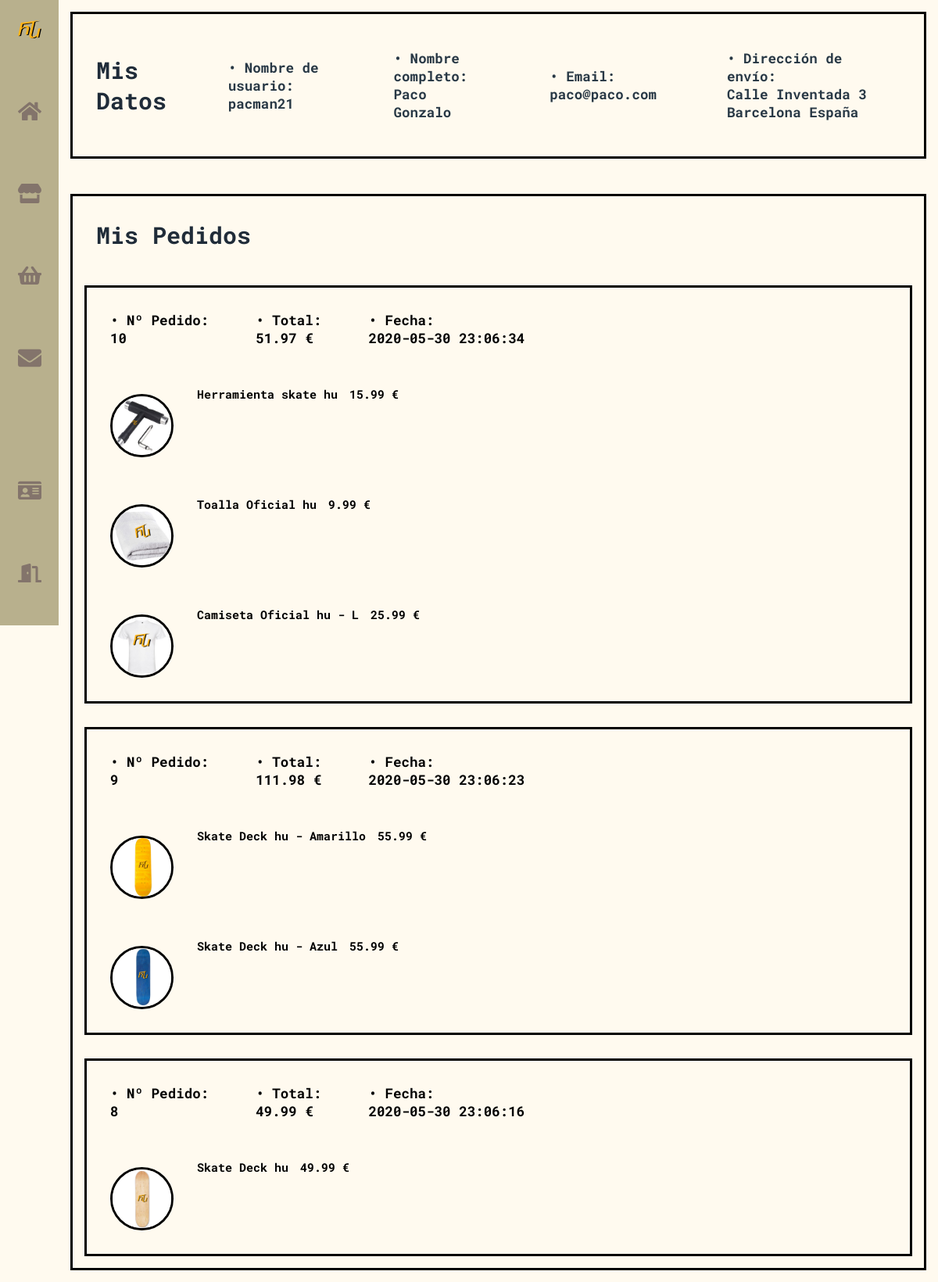
Screenshot of /perfil.php (signed in) with the database file from the repository.
### tables this page shows
CREATE TABLE `user` (
  `id` int(11) NOT NULL,
  `email` varchar(30) NOT NULL,
  `password` varchar(255) NOT NULL,
  `username` varchar(11) NOT NULL,
  `name` text NOT NULL,
  `address` text NOT NULL
);

CREATE TABLE `orders` (
  `id` int(11) NOT NULL,
  `user` int(11) DEFAULT NULL,
  `subtotal` decimal(50,2) NOT NULL,
  `date` timestamp NOT NULL DEFAULT current_timestamp()
);

CREATE TABLE `orders_products` (
  `id` int(11) NOT NULL,
  `order_id` int(11) NOT NULL,
  `item` int(11) DEFAULT NULL,
  `price` decimal(50,2) NOT NULL
);

CREATE TABLE `products` (
  `id` int(11) NOT NULL,
  `name` varchar(100) NOT NULL,
  `description` text NOT NULL,
  `price` decimal(50,2) NOT NULL
);

### dao/DAOUser.php (called while the page is built, shortened)
<?php
include_once('DAO.php');
include_once('TOUser.php');
class DAOUser extends DAO {
	public function search_username($username){
		$sql = sprintf("SELECT * FROM user WHERE username = '" .$username. "'");
		if (!$this->ejecutarConsulta($sql))
			return null;
		else
		{
			$result = $this->ejecutarConsulta($sql);
			$user = new TOUser($result['id'],$result['email'],$result['password'],$result['username'], $result['name'], $result['address']);
			return $user;
		}
	}
}

### dao/DAO.php (called while the page is built, shortened)
<?php
class DAO {
	public $conn;
	public function __construct() {
		if (!$this->conn){
			$this->conn = mysqli_connect("localhost", "root", "", "hudb");
		}
	}
	public function ejecutarConsulta($query){
		$result = mysqli_query($this->conn, $query) or die($this->conn->error);
        $array = mysqli_fetch_assoc($result);
		return $array;
	}
	public function devolverConsulta($query){
		$result = mysqli_query($this->conn, $query) or die($this->conn->error);
		return $result;
	}
}
?>

### dao/TOUser.php (called while the page is built, shortened)
<?php
class TOUser {
	private $email;
	private $user_name;
	private $name;
    private $address;
	function __construct($userId='',$email='',$password='',$user_name='', $name='', $address=''){
		$this->email = $email;
		$this->user_name = $user_name;
		$this->name = $name;
		$this->address = $address;
	}
	public function get_email(){
		return $this->email;
	}
	public function get_username(){
		return $this->user_name;
	}
	public function get_name(){
		return $this->name;
	}
	public function get_address(){
		return $this->address;
	}
}
?>

### dao/TOOrder.php (called while the page is built, shortened)
<?php
class TOOrder {
	private $id;
	private $subtotal;
	private $date;
	function __construct($id='',$user='',$subtotal='',$date=''){
		$this->id = $id;
		$this->subtotal = $subtotal;
		$this->date = $date;
	}
	public function get_id(){
		return $this->id;
	}
	public function get_subtotal(){
		return $this->subtotal;
	}
	public function get_date(){
		return $this->date;
	}
}
?>

### dao/DAOOrder.php (called while the page is built, shortened)
<?php
include_once('DAO.php');
include_once('TOOrder.php');
class DAOOrder extends DAO
{
    public function show_user_orders($user)
    {
        $sql = sprintf("SELECT * FROM orders WHERE user=$user ORDER BY id DESC");
        $query = $this->devolverConsulta($sql);
        $array = [];
        while ($result = mysqli_fetch_assoc($query)) {
            $product = new TOOrder(
                $result['id'],
                $result['user'],
                $result['subtotal'],
                $result['date']
            );
            array_push($array, $product);
        }
        return $array;
    }
}

### dao/TOOProduct.php (called while the page is built, shortened)
<?php
class TOOProduct {
	private $item;
	private $price;
	function __construct($id='',$order='',$item='',$price=''){
		$this->item = $item;
        $this->price = $price;
	}
	public function get_item(){
		return $this->item;
    }
    public function get_price(){
		return $this->price;
	}
}
?>

### dao/DAOOProduct.php (called while the page is built, shortened)
<?php
include_once('DAO.php');
include_once('TOOProduct.php');
class DAOOProduct extends DAO
{
    public function show_order_items($id)
    {
        $sql = sprintf("SELECT * FROM orders_products WHERE order_id=$id ORDER BY item DESC");
        $query = $this->devolverConsulta($sql);
        $array = [];
        while ($result = mysqli_fetch_assoc($query)) {
            $product = new TOOProduct(
                $result['id'],
                $result['order_id'],
                $result['item'],
                $result['price']
            );
            array_push($array, $product);
        }
        return $array;
    }
}

### dao/DAOProduct.php (called while the page is built, shortened)
<?php
include_once('DAO.php');
include_once('TOProduct.php');
class DAOProduct extends DAO
{
    public function get_product($id)
    {
        $sql = sprintf("SELECT * FROM products WHERE id = $id");
        if (!$this->ejecutarConsulta($sql))
            return null;
        $result = $this->ejecutarConsulta($sql);
        $product = new TOProduct($result['id'], $result['name'], $result['description'], $result['price']);
        return $product;
    }
}

### dao/TOProduct.php (called while the page is built, shortened)
<?php
class TOProduct {
	private $name;
	function __construct($id='',$name='',$description='',$price=''){
		$this->name = $name;
	}
	public function get_name(){
		return $this->name;
	}
}
?>

### perfil.php (the view, shortened to what this page needs)
<?php
include_once('dao/DAOuser.php');
include_once('dao/DAOOrder.php');
include_once('dao/DAOProduct.php');
include_once('dao/DAOOProduct.php');
$dao_user = new DAOUser();
$user = $dao_user->search_username($_SESSION["username"]);
$username = $user->get_username();
$id = $user->get_id();
$name = $user->get_name();
$email = $user->get_email();
$address = $user->get_address();
?>
<!DOCTYPE html>
<html>
<head>
    <link rel="stylesheet" href="css/style.css" />
</head>
<body>
    <?php require("includes/common/navbar.php") ?>
    <main>
        <div class="personal">
            <h1 class="title">Mis Datos</h1>
            <h3 class="point">• Nombre de usuario: </br><?php echo $username; ?></h3>
            <h3 class="point">• Nombre completo: </br><?php echo $name; ?></h3>
            <h3 class="point">• Email: </br><?php echo $email; ?></h3>
            <h3 class="point">• Dirección de envío: </br><?php echo $address; ?></h3>
        </div>
        <div class="orders">
            <h1 class="title">Mis Pedidos</h1>
            <?php
            $dao_order = new DAOOrder();
            $dao_order_products = new DAOOProduct;
            $dao_product = new DAOProduct();
            $pedidos = $dao_order->show_user_orders($id);
            while (!empty($pedidos)) {
                $curr_order = array_shift($pedidos);
                $orderId = $curr_order->get_id();
                $orderTotal = $curr_order->get_subtotal();
                $orderDate = $curr_order->get_date();
            ?>
                <div class="order-frame">
                    <div class="order">
                        <h3 class="order-element">• Nº Pedido: </br><?php echo $orderId; ?></h3>
                        <h3 class="order-element">• Total: </br><?php echo $orderTotal; ?> €</h3>
                        <h3 class="order-element">• Fecha: </br><?php echo $orderDate; ?></h3>
                    </div>
                    <?php
                    $orderProducts = $dao_order_products->show_order_items($orderId);
                    while (!empty($orderProducts)) {
                        $curr_item = array_shift($orderProducts);
                        $itemId = $curr_item->get_item();
                        $itemPrice = $curr_item->get_price();
                        $itemName = $dao_product->get_product($itemId)->get_name();
                        $filePath = "img/products/" . $itemId . ".png";
                        if (file_exists($filePath)) { ?>
                            <div class="profileOrder"><img class="orderPic" alt="foto_producto" src=" <?php echo $filePath ?>">
                            <?php } else { ?>
                                <img class="orderPic" alt="foto_producto_noencontrado" src="img/notfound.jpg">
                    <?php }
                        echo '<h4>' . $itemName . ' </h4>';
                        echo '<h4 class="itemPrice">' . $itemPrice . ' €</h4>';
                        echo '</div>';
                    }
                    echo '</div>';
                }
                    ?>
                            </div>
    </main>
</body>

### includes/common/navbar.php (shortened to what this page needs)
<nav class="navbar">
    <ul class="navbar-nav">
        <li class="logo">
            <div class="branding">
            </div>
        </li>
        <li class="nav-item">
            <a href="index.php" class="nav-link">
            </a>
        </li>
        <li class="nav-item">
            <a href="tienda.php" class="nav-link">
            </a>
        </li>
        <li class="nav-item">
            <a href="carrito.php" class="nav-link">
            </a>
        </li>
        <li class="nav-item">
            <a href="contacto.php" class="nav-link">
            </a>
        </li>
        <?php
        if (isset($_SESSION["login"]) && $_SESSION["login"]) {
            echo '<li class="nav-item last-pos">
                <a href="perfil.php" class="nav-link">
                    <svg aria-hidden="true" focusable="false" data-prefix="fas" data-icon="id-card" class="svg-inline--fa fa-id-card fa-w-18" role="img" xmlns="http://www.w3.org/2000/svg" viewBox="0 0 576 512">
                        <path fill="currentColor" d="M528 32H48C21.5 32 0 53.5 0 80v16h576V80c0-26.5-21.5-48-48-48zM0 432c0 26.5 21.5 48 48 48h480c26.5 0 48-21.5 48-48V128H0v304zm352-232c0-4.4 3.6-8 8-8h144c4.4 0 8 3.6 8 8v16c0 4.4-3.6 8-8 8H360c-4.4 0-8-3.6-8-8v-16zm0 64c0-4.4 3.6-8 8-8h144c4.4 0 8 3.6 8 8v16c0 4.4-3.6 8-8 8H360c-4.4 0-8-3.6-8-8v-16zm0 64c0-4.4 3.6-8 8-8h144c4.4 0 8 3.6 8 8v16c0 4.4-3.6 8-8 8H360c-4.4 0-8-3.6-8-8v-16zM176 192c35.3 0 64 28.7 64 64s-28.7 64-64 64-64-28.7-64-64 28.7-64 64-64zM67.1 396.2C75.5 370.5 99.6 352 128 352h8.2c12.3 5.1 25.7 8 39.8 8s27.6-2.9 39.8-8h8.2c28.4 0 52.5 18.5 60.9 44.2 3.2 9.9-5.2 19.8-15.6 19.8H82.7c-10.4 0-18.8-10-15.6-19.8z"></path>
                    </svg>
                    <span class="link-text">Mi</span>
                    <span class="link-text">Perfil</span>
                </a>
            </li>';
            echo '<li class="nav-item">
                <a href="logout.php" class="nav-link">
                <svg aria-hidden="true" focusable="false" data-prefix="fas" data-icon="door-open" class="svg-inline--fa fa-door-open fa-w-20" role="img" xmlns="http://www.w3.org/2000/svg" viewBox="0 0 640 512">
                    <path fill="currentColor" d="M624 448h-80V113.45C544 86.19 522.47 64 496 64H384v64h96v384h144c8.84 0 16-7.16 16-16v-32c0-8.84-7.16-16-16-16zM312.24 1.01l-192 49.74C105.99 54.44 96 67.7 96 82.92V448H16c-8.84 0-16 7.16-16 16v32c0 8.84 7.16 16 16 16h336V33.18c0-21.58-19.56-37.41-39.76-32.17zM264 288c-13.25 0-24-14.33-24-32s10.75-32 24-32 24 14.33 24 32-10.75 32-24 32z"></path>
                </svg>
                <span class="link-text">Logout</span>
                </a>
            </li>';
        }
        ?>
    </ul>
</nav>

### css/style.css (style rules this page uses)
:root { font-size: 15px; font-family: 'Roboto Mono', monospace; --text-primary: #202C39; --text-secundary: #283845; --text-third: rgb(231, 216, 183); --bg-primary: #B8B08D; --bg-secundary: #F2D492; --bg-third: #9e6f50; --elm-primary: #4C5657; --icon-primary: rgb(56, 56, 56); --button-primary: #914411; --transition-std: 200ms; --transition-half: 200ms; }
body { color: black; background-color: rgb(255, 250, 239); margin: 0; padding: 0; }
main { margin-left: 5rem; padding: 1rem; }
.navbar { width: 5rem; height: 100vh; position: fixed; background-color: var(--bg-primary); transition: width var(--transition-std) ease; }
.navbar-nav { list-style: none; padding: 0; margin: 0; display: flex; flex-direction: column; align-items: center; height: 100%; }
.nav-item { width: 100%; margin-bottom: 2rem; }
.last-pos { margin-top: auto; }
.nav-link { display: flex; align-items: center; height: 5rem; color: var(--text-primary); text-decoration: none; filter: grayscale(70%) opacity(1); transition: 0ms; }
.nav-link svg { width: 2rem; min-width: 2rem; margin: 0 1.5rem; }
.svg-inline--fa { color: var(--bg-third); }
.logo { width: 100%; margin-bottom: 2rem; }
.logo svg { transform: rotate(0deg); transition: transform var(--transition-std); }
.branding { display: flex; align-items: center; height: 5rem; color: var(--text-primary); text-decoration: none; }
.branding svg { width: 2rem; min-width: 2rem; margin: 0 1.5rem; }
.title { color: var(--text-primary); margin: 2rem; }
.point { color: var(--text-secundary); margin: 3rem; }
.personal { border-style: solid; display: flex; align-items: center; }
.orders { border-style: solid; display: flex; flex-direction: column; margin-top: 3rem; }
.order { display: flex; flex-direction: row; }
.profileOrder { display: flex; flex-direction: row; }
.orderPic { margin: 2rem; width: 5rem; border-radius: 50%; border-style: solid; margin-right: 2rem; transition: transform var(--transition-std); }
.order-element { margin: 2rem; }
.itemPrice { margin-left: 1rem; }
.order-frame { border-style: solid; margin: 1rem; }

### rows the page displays
user: username "pacman21", name "Paco Gonzalo", email "paco@paco.com", address "Calle Inventada 3 Barcelona España"
orders: id "10", subtotal "51.97", date "2020-05-30 23:06:34"
orders_products: shows a picture, item.name "Herramienta skate hu", price "15.99"
orders_products: shows a picture, item.name "Toalla Oficial hu", price "9.99"
orders_products: shows a picture, item.name "Camiseta Oficial hu - L", price "25.99"
orders: id "9", subtotal "111.98", date "2020-05-30 23:06:23"
orders_products: shows a picture, item.name "Skate Deck hu - Amarillo", price "55.99"
orders_products: shows a picture, item.name "Skate Deck hu - Azul", price "55.99"
orders: id "8", subtotal "49.99", date "2020-05-30 23:06:16"
orders_products: shows a picture, item.name "Skate Deck hu", price "49.99"
